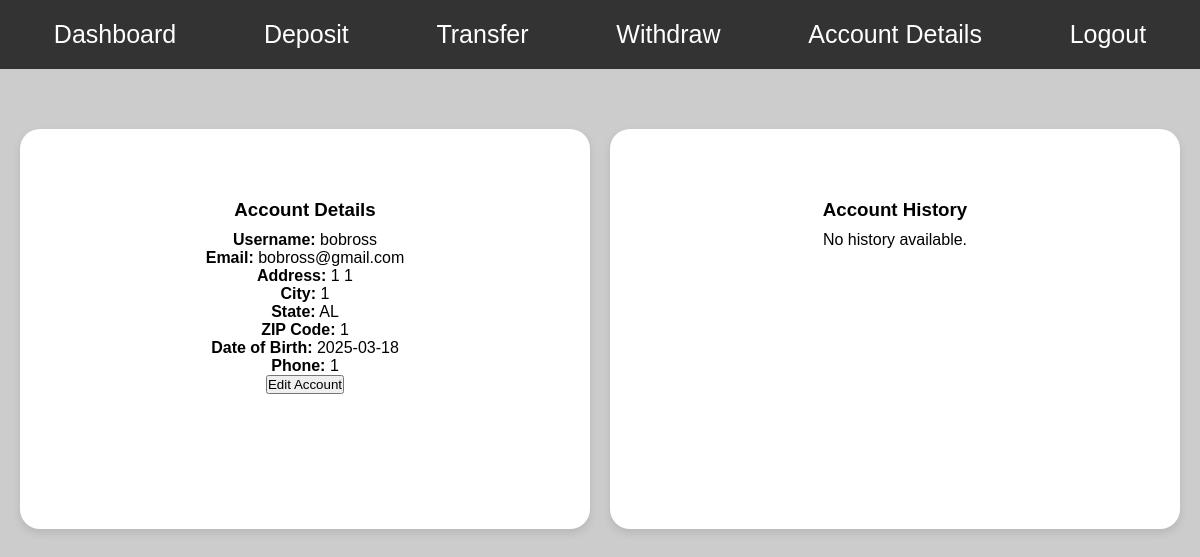
Page /account_details (signed in) on the earlier database version.
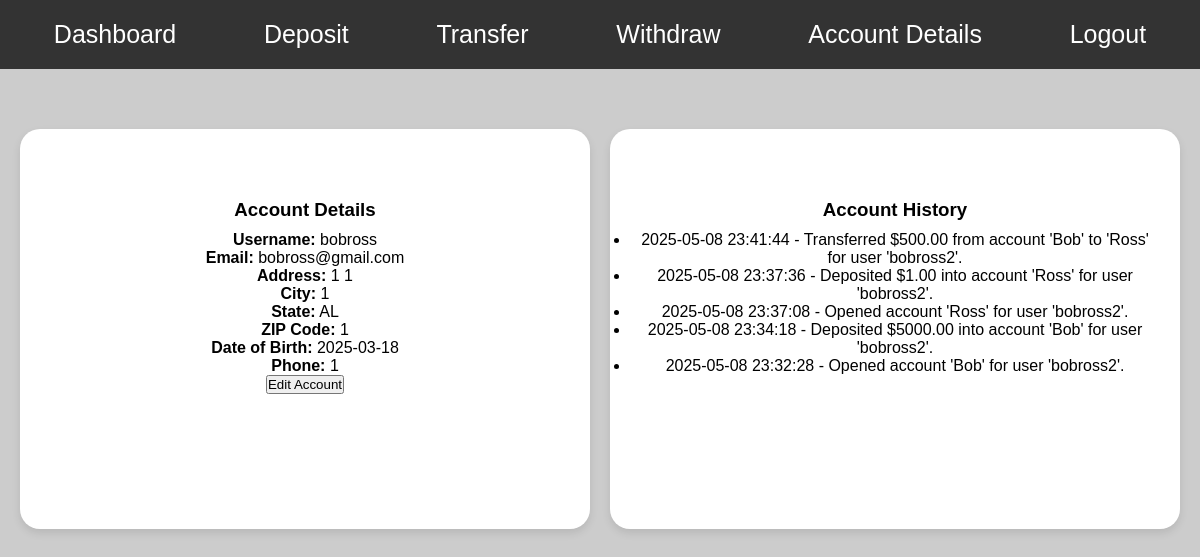
Same page on the later database version.
### tables this page shows
CREATE TABLE users (
    username VARCHAR(50) NOT NULL UNIQUE,
    email VARCHAR(50) NOT NULL,
    address1 VARCHAR(50) NOT NULL,
    address2 VARCHAR(50),
    city VARCHAR(50) NOT NULL,
    "state" VARCHAR(50) NOT NULL,
    zip VARCHAR(50) NOT NULL,
    dob DATE NOT NULL,
    phone VARCHAR(50) NOT NULL,
    password BLOB NOT NULL
);

CREATE TABLE history (
    "datetime"    SMALLDATETIME NOT NULL,
    "description" VARCHAR(50) NOT NULL
);

### app.py (the view)
@app.route('/account_details')
def account_details():
    if 'username' in session:
        username = session['username']
        db = get_db()
        user = db.execute("SELECT * FROM users WHERE username = ?", (username,)).fetchone()
        history = db.execute(
                "SELECT datetime, description FROM history ORDER BY datetime DESC LIMIT 8"
        ).fetchall()
        if user:
            return render_template('accountdetails.html', user=user, history=history)
    return redirect(url_for('login'))  # Redirect to login if not authenticated

### app.py (called while the page is built)
def get_db():
    db = getattr(g, '_database', None)
    if db is None:
        db = g._database = sqlite3.connect(app.config['DATABASE'])
        db.row_factory = sqlite3.Row
    return db

### templates/accountdetails.html (shortened to what this page needs)
<!DOCTYPE html>
<html lang="en">
<head>
    <link rel="stylesheet" href="{{ url_for('static', filename='styles/dashboard.css') }}">
</head>
<body>
    <nav class="navbar">
        <ul>
            <li><a href="{{ url_for('dashboard') }}">Dashboard</a></li>
            <li><a href="{{ url_for('deposit') }}">Deposit</a></li>
            <li><a href="{{ url_for('transfer') }}">Transfer</a></li>
            <li><a href="{{ url_for('withdraw') }}">Withdraw</a></li>
            <li><a href="{{ url_for('account_details') }}">Account Details</a></li>
            <li><a href="{{ url_for('index') }}">Logout</a></li>
        </ul>
    </nav>
    <div class="container">
        <div class="row">
            <div class="col">
                <div class="content-box">
                    <h3>Account Details</h3>
                    <div class="account-info">
                        <p><strong>Username:</strong> {{ user.username }}</p>
                        <p><strong>Email:</strong> {{ user.email }}</p>
                        <p><strong>Address:</strong> {{ user.address1 }} {{ user.address2 }}</p>
                        <p><strong>City:</strong> {{ user.city }}</p>
                        <p><strong>State:</strong> {{ user.state }}</p>
                        <p><strong>ZIP Code:</strong> {{ user.zip }}</p>
                        <p><strong>Date of Birth:</strong> {{ user.dob }}</p>
                        <p><strong>Phone:</strong> {{ user.phone }}</p>
                    </div>
                    <a href="{{ url_for('edit_account') }}">
                        <button class="nav-button">Edit Account</button>
                    </a>
                </div>
            </div>
            <div class="col">
                <div class="content-box">
                    <h3>Account History</h3>
                    {% if history %}
                        <ul>
                            {% for entry in history %}
                                <li>{{ entry.datetime }} - {{ entry.description }}</li>
                            {% endfor %}
                        </ul>
                    {% else %}
                        <p>No history available.</p>
                    {% endif %}
                </div>
            </div>
        </div>
    </div>
</body>
</html>

### static/styles/dashboard.css (style rules this page uses)
* { margin: 0; padding: 0; box-sizing: border-box; }
body { font-family: Arial, sans-serif; background-color: #ccc; }
.navbar { background-color: #333; color: white; padding: 10px; }
.navbar ul { list-style-type: none; display: flex; justify-content: space-around; }
.navbar ul li { padding: 10px; }
.navbar ul li a { color: white; text-decoration: none; font-size: 25px; }
.container { margin-top: 40px; padding: 20px; }
.row { display: flex; gap: 20px; margin-bottom: 20px; }
.col { flex: 1; }
.content-box { background-color: white; padding: 20px; border-radius: 20px; box-shadow: 0 4px 8px rgba(0, 0, 0, 0.1); height: 400px; text-align: center; display: flex; flex-direction: column; align-items: center; justify-content: flex-start; padding-top: 30px; }
.content-box h3, select { margin-top: 40px; margin-bottom: 10px; }

Differences in the rows shown:
added history: datetime "2025-05-08 23:41:44", description "Transferred $500.00 from account 'Bob' to 'Ross' for user 'bobross2'."
added history: datetime "2025-05-08 23:37:36", description "Deposited $1.00 into account 'Ross' for user 'bobross2'."
added history: datetime "2025-05-08 23:37:08", description "Opened account 'Ross' for user 'bobross2'."
added history: datetime "2025-05-08 23:34:18", description "Deposited $5000.00 into account 'Bob' for user 'bobross2'."
added history: datetime "2025-05-08 23:32:28", description "Opened account 'Bob' for user 'bobross2'."
Other differences:
text no longer shown: "No history available."
